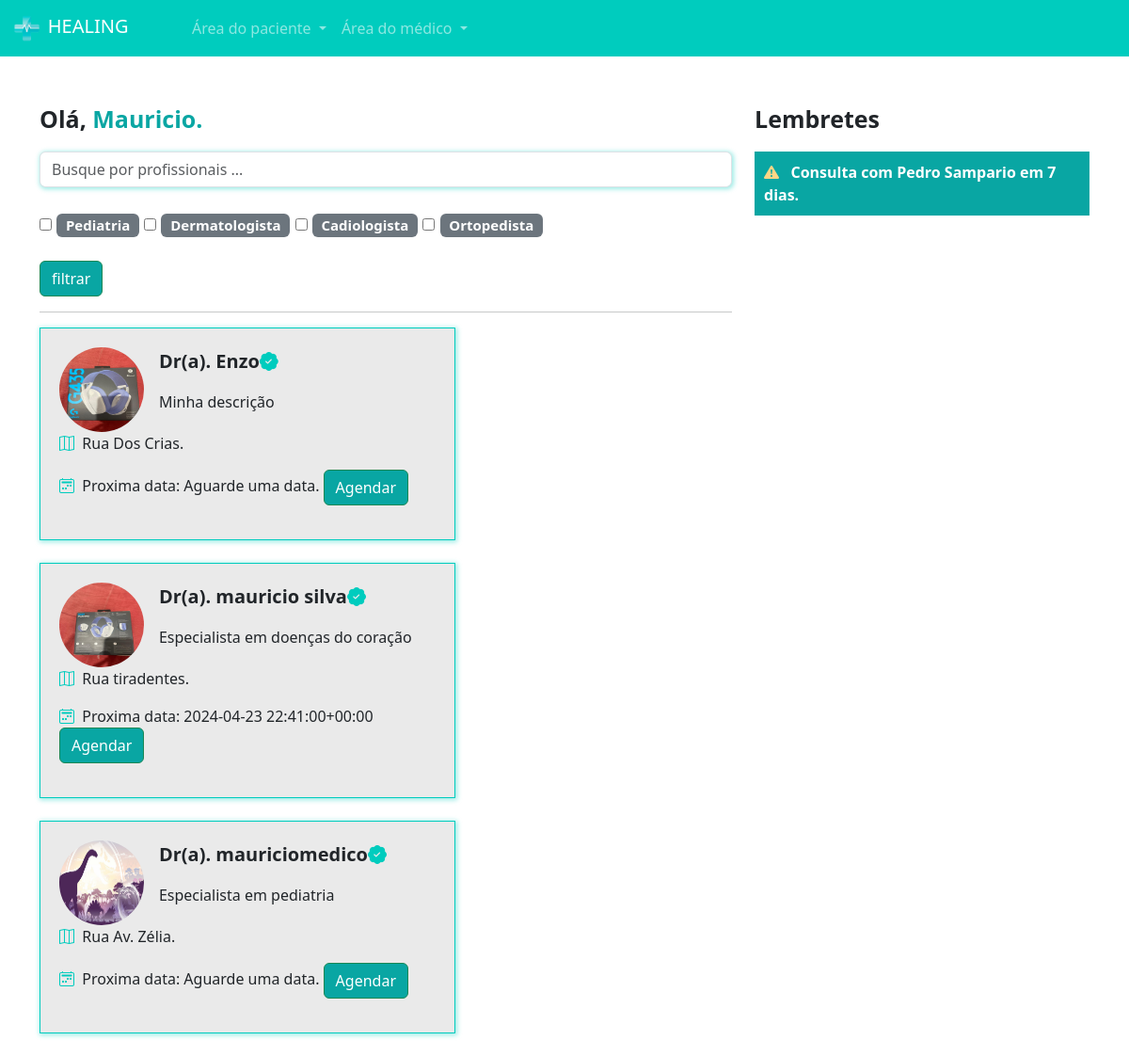
The app's page /pacientes/home/ (signed in) with its own data.
### medico/models.py (models this page shows, shortened)
class Especialidades(models.Model):
    especialidade = models.CharField(max_length=100)
    icone = models.ImageField(upload_to="icones", null=True, blank=True)

class DadosMedico(models.Model):
    crm = models.CharField(max_length=30)
    nome = models.CharField(max_length=100)
    cep = models.CharField(max_length=15)
    rua = models.CharField(max_length=100)
    bairro = models.CharField(max_length=100)
    numero = models.IntegerField()
    rg = models.ImageField(upload_to='rgs')
    cedula_identidade_medica = models.ImageField(upload_to='cim')
    foto = models.ImageField(upload_to='fotos_perfil')
    descricao = models.TextField()
    valor_consulta = models.FloatField(default=100)
    user = models.ForeignKey(User, on_delete=models.DO_NOTHING)
    especialidade = models.ForeignKey(Especialidades, on_delete=models.DO_NOTHING)
    @property
    def proxima_data(self):
        proxima_data = DatasAbertas.objects.filter(user=self.user).filter(data__gt=datetime.now()).filter(agendado=False).order_by('data').first()
        return proxima_data

class DatasAbertas(models.Model):
    data = models.DateTimeField()
    user = models.ForeignKey(User, on_delete=models.DO_NOTHING)
    agendado = models.BooleanField(default=False)
    def __str__(self):
        return str(self.data)

### paciente/views.py (the view)
# urls.py: path('home/', views.home, name='home'),
def home(request):
    if request.method == "GET":
        medico_filtrar = request.GET.get('medico')
        especialidades_filtrar = request.GET.getlist('especialidades')
        medicos = DadosMedico.objects.all()
        if medico_filtrar:
            medicos = medicos.filter(nome__icontains=medico_filtrar)
        if especialidades_filtrar:
            medicos = medicos.filter(especialidade_id__in=especialidades_filtrar)
        especialidade = Especialidades.objects.all()
        return render(request, 'home.html', {'medicos': medicos, 'especialidades': especialidade, 'is_medico': is_medico(request.user)})

### medico/models.py (called while the page is built)
def  is_medico(user):
    return DadosMedico.objects.filter(user=user).exists()

### paciente/templates/home.html
{% extends "base.html" %}
{% load static %}
{% block 'head' %}
    <link rel="stylesheet" href="{% static 'medicos/css/abrir_horario.css' %}">
    <link rel="stylesheet" href="{% static 'usuarios/css/usuarios.css' %}">
    <link rel="stylesheet" href="{% static 'medicos/css/cadastro_medico.css' %}">
    <link rel="stylesheet" href="{% static 'pacientes/css/home.css' %}">
    <link rel="stylesheet" href="https://cdn.jsdelivr.net/npm/bootstrap-icons@1.11.3/font/bootstrap-icons.min.css">
{% endblock 'head' %}
{% block 'body' %}
{% include 'partials/navbar.html' %}
<br><br>
<div class="container">
    <div class="row">
        <div class="col-md-8">
            <p style="font-size: 25px" class="p-bold">Olá, <span class="color-dark">{{request.user.username}}.</span></p>
            <form action="{% url 'home' %}" post="GET">
                <input type="text" class="form-control shadow-main-color" placeholder="Busque por profissionais ..." name="medico">
                <br>
                <div class="especialidades">
                    {% for especialidade in especialidades %}
                    <input type="checkbox" name="especialidades" value="{{especialidade.id}}">
                    <span class="badge bg-secondary">
                        {{especialidade.especialidade}}
                    </span>
                {% endfor %}
                </div>
                <br>
                <input type="submit" value="filtrar" class="btn btn-success btn-dark-color">
            </form>
            <hr>
            <div class="list-medicos">
                {% for medico in medicos %}
                <div class="card-medicos shadow-main-color">
                    <div class="row">
                        <div class="col-md-3"><img src="{{medico.foto.url}}" class="foto-perfil-card" alt=""></div>
                        <div class="col-md">
                            <p style="font-size: 20px" class="p-bold">Dr(a). {{medico.nome}}<i class="bi bi-patch-check-fill icon-main"></i></p>
                            <p>{{medico.descricao}}</p>
                        </div>
                    </div>
                    <p><i class="bi bi-map icon-main"></i>&nbsp&nbspRua {{medico.rua}}.</p>
                    <p><i class="bi bi-calendar2-week icon-main"></i>&nbsp&nbspProxima data:
                        {% if medico.proxima_data %}
                            {{medico.proxima_data}}
                        {% else %}
                            Aguarde uma data.
                        {% endif %}
                    <a href="{% url 'escolher_horario' medico.id %}" class="btn btn-success btn-dark-color">Agendar</a>
                </div>
                <br>
                {% endfor %}
            </div>
        </div>
        <div class="col-md-4">
            <p style="font-size: 25px" class="p-bold">Lembretes</p>
            <p class="bg-main-lembrete">
                <span class="p-bold"><i class="bi bi-exclamation-triangle-fill icon-differential"></i>&nbsp&nbsp Consulta com Pedro Sampario em 7 dias.</span>
            </p>
        </div>
    </div>
</div>
{% endblock 'body' %}

### templates/static/geral/css/base.css (style rules this page uses)
:root { --main-color: #00CCBE; --dark-color: #09A6A3; --contrast-color: #FFD686; }
.p-bold { font-weight: bold; }
.color-dark { color: var(--dark-color); }

### templates/static/usuarios/css/usuarios.css (style rules this page uses)
.btn-dark-color { background-color: var(--dark-color); color: white; }

### templates/static/medicos/css/cadastro_medico.css (style rules this page uses)
.shadow-main-color { box-shadow: 1px 1px 5px 1px rgba(0, 204, 190,.4); }

### templates/static/pacientes/css/home.css (style rules this page uses)
.especialidades { font-size: 20px; }
.card-medicos { width: 60%; background-color: #EAEAEA; border: 1px solid var(--main-color); padding: 20px; }
.foto-perfil-card { width: 90px; height: 90px; border-radius: 45px; }
.icon-main { color: var(--main-color); }
.bg-main-lembrete { background-color: var(--dark-color); padding: 10px; color: white; }
.icon-differential { color: var(--contrast-color); }

### records on screen
Especialidades: especialidade "Pediatria"
Especialidades: especialidade "Dermatologista"
Especialidades: especialidade "Cadiologista"
Especialidades: especialidade "Ortopedista"
DadosMedico: foto (picture), nome "Enzo", descricao "Minha descrição", rua "Dos Crias", shows "Aguarde uma data."
DadosMedico: foto (picture), nome "mauricio silva", descricao "Especialista em doenças do coração", rua "tiradentes", proxima_data "2024-04-23 22:41:00+00:00"
DadosMedico: foto (picture), nome "mauriciomedico", descricao "Especialista em pediatria", rua "Av. Zélia", shows "Aguarde uma data."

### other values on screen
{{ request.user.username }} "Mauricio"
